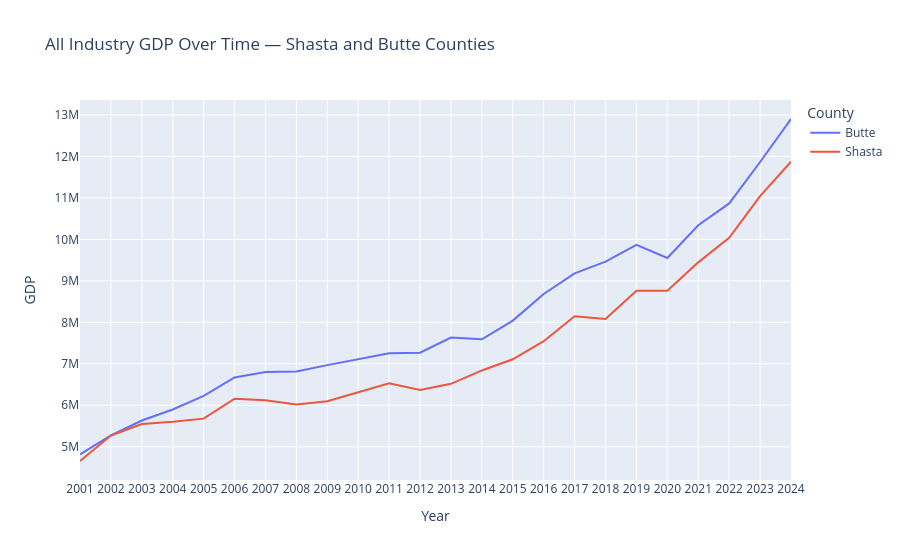

The code cell stored with this chart in its notebook:
### Code cell
import pandas as pd
import plotly.express as px

# ── Wildfire Data ──────────────────────────────────────────────────────────────
df = pd.read_csv("../data/wilde_fire_data_county.csv")
top_counties = (
    df[
        df["incident_date_created"].between("2015-01-01", "2025-12-31")
        & (df["incident_county"].isin(["Shasta", "Butte"]))
    ]
    .value_counts("incident_county")
    .index.tolist()
)

# ── GDP Data ───────────────────────────────────────────────────────────────────
gdp_df = pd.read_csv("../data/CAGDP2_CA_2001_2024.csv")

year_cols = [col for col in gdp_df.columns if col.isdigit()]
ca_gdp = (
    gdp_df[gdp_df["Description"].str.strip() == "All industry total"]
    .assign(
        fips=lambda d: d["GeoFIPS"]
        .astype(str)
        .str.replace('"', "", regex=False)
        .str.strip(),
        county_name=lambda d: d["GeoName"]
        .astype(str)
        .str.replace(", CA", "", regex=False)
        .str.strip(),
    )
    .pipe(
        lambda d: d[
            d["fips"].str.match(r"^060\d{2}$", na=False) & (d["fips"] != "06000")
        ]
    )
)

ca_gdp[year_cols] = ca_gdp[year_cols].apply(pd.to_numeric, errors="coerce")

# Reshape wide → long, filter to Shasta and Butte
ts_df = (
    ca_gdp.melt(
        id_vars=["county_name", "fips"],
        value_vars=year_cols,
        var_name="year",
        value_name="gdp",
    )
    .assign(year=lambda d: d["year"].astype(int))
    .dropna(subset=["gdp"])
    .pipe(lambda d: d[d["county_name"].isin(["Shasta", "Butte"])])
)

fig = px.line(
    ts_df,
    x="year",
    y="gdp",
    color="county_name",
    hover_name="county_name",
    title="All Industry GDP Over Time — Shasta and Butte Counties",
    labels={"year": "Year", "gdp": "GDP", "county_name": "County"},
)
fig.update_layout(xaxis=dict(tickmode="linear"), hovermode="x unified")
fig.show()
fig.write_image("../results/All_Industry_GDP_Plot_Butte_Shasta.png")

### Figure 1 — Plotly figure (JSON) as saved in the notebook; plotly's stock layout.template omitted (floating-point values rounded to 4 significant figures)
{"data": [{"hovertemplate": "<b>%{hovertext}</b><br><br>County=Butte<br>Year=%{x}<br>GDP=%{y}<extra></extra>", "hovertext": ["Butte", "Butte", "Butte", "Butte", "Butte", "Butte", "Butte", "Butte", "Butte", "Butte", "Butte", "Butte", "Butte", "Butte", "Butte", "Butte", "Butte", "Butte", "Butte", "Butte", "Butte", "Butte", "Butte", "Butte"], "legendgroup": "Butte", "line": {"color": "#636efa", "dash": "solid"}, "marker": {"symbol": "circle"}, "mode": "lines", "name": "Butte", "orientation": "v", "showlegend": true, "type": "scatter", "x": [2001, 2002, 2003, 2004, 2005, 2006, 2007, 2008, 2009, 2010, 2011, 2012, 2013, 2014, 2015, 2016, 2017, 2018, 2019, 2020, 2021, 2022, 2023, 2024], "xaxis": "x", "y": [4814972, 5271895, 5633078, 5898564, 6228765, 6671597, 6800546, 6814982, 6968064, 7113018, 7252580, 7266075, 7632275, 7591042, 8041144, 8682904, 9181452, 9461545, 9869630, 9551736, 10339034, 10865815, 11864633, 12901012], "yaxis": "y"}, {"hovertemplate": "<b>%{hovertext}</b><br><br>County=Shasta<br>Year=%{x}<br>GDP=%{y}<extra></extra>", "hovertext": ["Shasta", "Shasta", "Shasta", "Shasta", "Shasta", "Shasta", "Shasta", "Shasta", "Shasta", "Shasta", "Shasta", "Shasta", "Shasta", "Shasta", "Shasta", "Shasta", "Shasta", "Shasta", "Shasta", "Shasta", "Shasta", "Shasta", "Shasta", "Shasta"], "legendgroup": "Shasta", "line": {"color": "#EF553B", "dash": "solid"}, "marker": {"symbol": "circle"}, "mode": "lines", "name": "Shasta", "orientation": "v", "showlegend": true, "type": "scatter", "x": [2001, 2002, 2003, 2004, 2005, 2006, 2007, 2008, 2009, 2010, 2011, 2012, 2013, 2014, 2015, 2016, 2017, 2018, 2019, 2020, 2021, 2022, 2023, 2024], "xaxis": "x", "y": [4656706, 5270808, 5550156, 5601739, 5678407, 6159204, 6120019, 6019970, 6096759, 6312224, 6531721, 6369211, 6517706, 6839415, 7109083, 7545090, 8147396, 8077936, 8760746, 8763135, 9445334, 10037786, 11041423, 11869690], "yaxis": "y"}], "layout": {"hovermode": "x unified", "legend": {"title": {"text": "County"}, "tracegroupgap": 0}, "title": {"text": "All Industry GDP Over Time — Shasta and Butte Counties"}, "xaxis": {"anchor": "y", "domain": [0, 1], "tickmode": "linear", "title": {"text": "Year"}}, "yaxis": {"anchor": "x", "domain": [0, 1], "title": {"text": "GDP"}}}}
